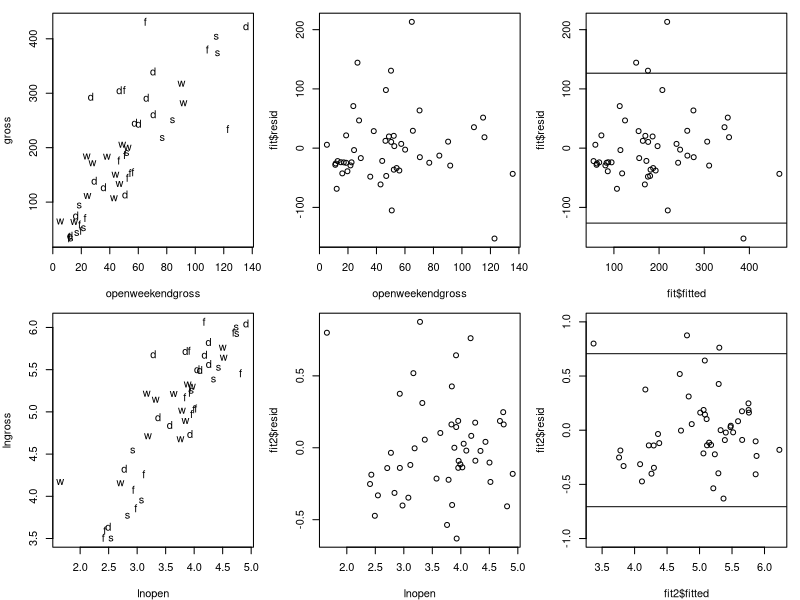

Generate this figure with R:
# STAT306 Lab 5 Dummy variable and variable transformations
# example to illustrate categorical explanatory variable with more than 2
#   categories, also to show transforms
mov=read.table("lab/moviegross.dat.txt",header=T,skip=2)
names(mov)
# year movie studio openweekendgross gross  ST

# Goal is to relate the opening weekend gross with the "final" gross
#   for the US market, one other explanatory variable might be the
#   studio that produced the movie;
mov$lngross=log(mov$gross)
mov$lnopen=log(mov$openweekendgross)
attach(mov)
print(cor(openweekendgross,gross))  # 0.827
print(cor(lnopen,lngross))          # 0.867

# Regression on the original scale
par(mfrow=c(2,3), mar=c(4, 4, 1, 1))
plot(openweekendgross,gross,type="n")
text(openweekendgross,gross,label=ST) 
fit=lm(gross~openweekendgross+ST)
print(summary(fit))

#                 Estimate Std. Error t value Pr(>|t|)    
#(Intercept)       71.5602    22.9819   3.114  0.00324 ** 
#openweekendgross   2.9113     0.2854  10.202 3.59e-13 ***
#STf              -42.3190    24.3780  -1.736  0.08957 .  
#STs              -53.7543    27.4693  -1.957  0.05673 .  
#STw              -27.8388    24.9629  -1.115  0.27082    
#Residual standard error: 63.26 on 44 degrees of freedom
#Multiple R-squared: 0.7149,     Adjusted R-squared: 0.689 

residSE=sqrt(sum(fit$resid^2)/fit$df.resid)
plot(openweekendgross,fit$resid)
plot(fit$fitted,fit$resid)
abline(h=2*residSE)
abline(h=-2*residSE)

##Fit the model to the log transformed data.
plot(lnopen,lngross,type="n")
text(lnopen,lngross,label=ST)  
fit2=lm(lngross~lnopen+ST)
print(summary(fit2))
summ<-summary(fit2)
print(summ$sigma)
print(summ$cov.unscaled)
#             Estimate Std. Error t value Pr(>|t|)    
#(Intercept)  1.933926   0.279079   6.930 1.45e-08 ***
#lnopen       0.874742   0.069323  12.618 3.23e-16 ***
#STf         -0.278467   0.136243  -2.044   0.0470 *  
#STs         -0.330307   0.153144  -2.157   0.0365 *  
#STw         -0.009481   0.139467  -0.068   0.9461    
#Residual standard error: 0.3531 on 44 degrees of freedom
#Multiple R-Squared: 0.7929,     Adjusted R-squared: 0.7741 
#The log transformed model has large R square

residSE2=sqrt(sum(fit2$resid^2)/fit2$df.resid)
plot(lnopen,fit2$resid)
plot(fit2$fitted,fit2$resid, ylim=c(-1, 1))
abline(h=2*residSE2)
abline(h=-2*residSE2)
#Compare the first column of the plots, a linear model is better in the log transformed data.
#In the second column, the variance is more homogeneous in the transformed data. 
#For the third column, we have less outliers in the residual plots


# Dummy variables
print(table(studio))
#studio
#20thcenturyfox         disney           sony         warner 
#            14             13              9             13
print(table(ST))
# d  f  s  w 
#13 14  9 13 
# ST is the abbreviation of studio 
# It is easier to use some short names in the presentation of the regression result
# but this will not affect coefficients estimates. 

class(ST)
#ST is a "factor" in the data frame.
#Sometimes if your factor is coded in numbers, i.e. 1, 2, .., R will treat them as numbers. 
#you can force them into factors by ST <- as.factor(ST)

levels(ST)
# disney is the "baseline" studio in the regression below,
#  because d < f, s, w
# By default, R will order the factor levels alphabetically. 

M <- model.matrix(fit)
#Obtain the design matrix of our regression model 

#Check the design matrix of the dummy variable.
head(mov, 10)
head(M, 10)
#Or you can compare the whole matrix.

#Or
which(as.numeric(M[,3])!=0)
which(ST=="f")

#Compare the STf STs STw columns of model.matrix(fit) to ST in the mov data, 
#what do you find?
